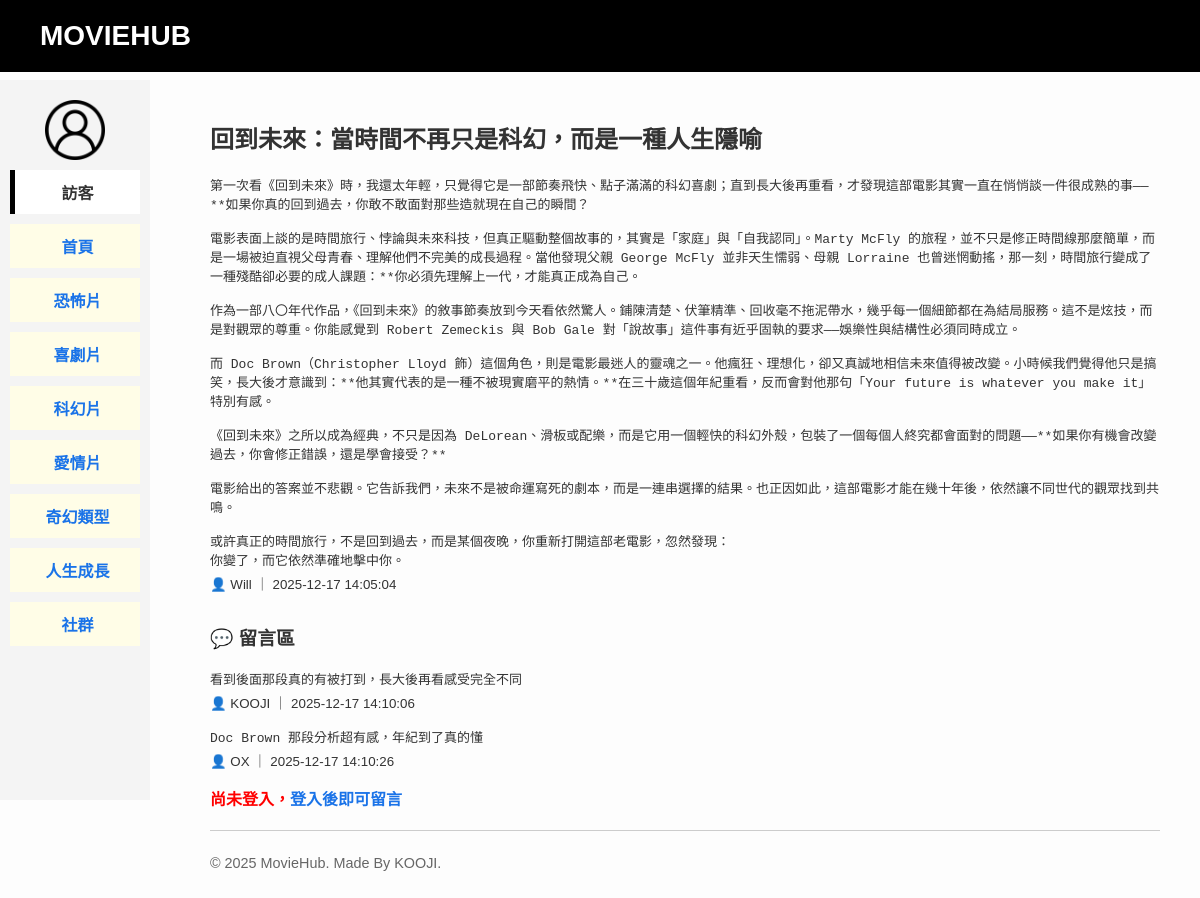
Screenshot of /community/post/2 with the database file from the repository.
### tables this page shows
CREATE TABLE community_posts (
                id INTEGER PRIMARY KEY AUTOINCREMENT,
                username TEXT NOT NULL,
                title TEXT NOT NULL,
                content TEXT NOT NULL,
                timestamp DATETIME DEFAULT CURRENT_TIMESTAMP
            );

CREATE TABLE community_comments (
                id INTEGER PRIMARY KEY AUTOINCREMENT,
                post_id INTEGER NOT NULL,
                username TEXT NOT NULL,
                comment TEXT NOT NULL,
                timestamp DATETIME DEFAULT CURRENT_TIMESTAMP,
                FOREIGN KEY (post_id) REFERENCES community_posts(id) ON DELETE CASCADE
            );

### main.py (the view, shortened to what this page needs)
@app.route("/community/post/<int:post_id>", methods=["GET", "POST"])
def community_post(post_id):
    post = None
    posts = db.get_all_community_posts()
    for p in posts:
        if p["id"] == post_id:
            post = p
            break
    if not post:
        return "<h2>找不到此貼文</h2>"
    comments = db.get_community_comments(post_id)
    return render_template(
        "community_post.html",post=post, comments=comments)

### database.py (called while the page is built)
    def get_community_comments(self, post_id):
        self.cursor.execute(
            'SELECT * FROM community_comments WHERE post_id = ? ORDER BY timestamp ASC',
            (post_id,)
        )
        return self.cursor.fetchall()

    def get_all_community_posts(self):
        self.cursor.execute(
            'SELECT * FROM community_posts ORDER BY timestamp DESC'
        )
        return self.cursor.fetchall()

### templates/community_post.html
{% extends "base.html" %}
{% block content %}
<div class="got-container">
    <div class="comment-item" style="margin-bottom: 30px;">
        <h2>{{ post['title'] }}</h2>
        <pre style="font-family: monospace; white-space: pre-wrap; margin-bottom: 5px;">
{{- post['content'] -}}
        </pre>
        <small>👤 {{ post['username'] }} ｜ {{ post['timestamp'] }}</small>
    </div>
    <h3>💬 留言區</h3>
    {% for comment in comments %}
        <div class="comment-item" style="margin-bottom: 15px;">
            <pre style="font-family: monospace; white-space: pre-wrap; margin-bottom: 5px;">
{{- comment['comment'] -}}
            </pre>
            <small>👤 {{ comment['username'] }} ｜ {{ comment['timestamp'] }}</small>
        </div>
    {% else %}
        <p>目前還沒有留言，成為第一個留言的人吧！</p>
    {% endfor %}
    {% if session.get('username') %}
        <form method="POST" style="margin-top: 20px;">
            <textarea
                name="comment"
                rows="4"
                placeholder="寫下你的留言..."
                required
                style="width: 100%; padding: 10px;"
            ></textarea>
            <button type="submit" style="margin-top: 10px;">留言</button>
        </form>
    {% else %}
        <p style="color:red; font-weight:bold;">
            尚未登入，<a href="{{ url_for('login') }}">登入後即可留言</a>
        </p>
    {% endif %}
</div>
{% endblock %}

### static/style.css (style rules this page uses)
body { font-family: sans-serif; margin: 0; padding: 0; background-color: #fdfdfd; color: #333; }
a { color: #1a73e8; text-decoration: none; }

### rows the page displays
community_posts: title "回到未來：當時間不再只是科幻，而是一種人生隱喻", content "第一次看《回到未來》時，我還太年輕，只覺得它是一部節奏飛快、點子滿滿的科幻喜劇；直到長大後再重看，才發現這部電影其實一直在悄悄談一件很成熟的事——**如果你真的回到過去，你敢不敢面對那些造就現在自己的瞬間？ 電影表面上談的是時間旅行、悖論與未來科技，但真正驅動整個故事的，其實是「家庭」與「自我認同」。Marty McFly 的旅程，並不只是修正時間線那麼簡單，而是一場被迫直視父母青春、理解他們不完美的成長過程。當他發現父親 George McFly 並非天生懦弱、母親 Lorraine 也曾迷惘動搖，那一刻，時間旅行變成了一種殘酷卻必要的成人課題：**你必須先理解上一代，才能真正成為自己。 作為一部八〇年代作品，《回到未來》的敘事節奏放到今天看依然驚人。鋪陳清楚、伏筆精準、回收毫不拖泥帶水，幾乎每一個細節都在為結局服務。這不是炫技，而是對觀眾的尊重。你能感覺到 Robert Zemeckis 與 Bob Gale 對「說故事」這件事有近乎固執的要求——娛樂性與結構性必須同時成立。 而 Doc Brown（Christopher Lloyd 飾）這個角色，則是電影最迷人的靈魂之一。他瘋狂、理想化，卻又真誠地相信未來值得被改變。小時候我們覺得他只是搞笑，長大後才意識到：**他其實代表的是一種不被現實磨平的熱情。**在三十歲這個年紀重看，反而會對他那句「Your future is whatever you make it」特別有感。 《回到未來》之所以成為經典，不只是因為…", username "Will", timestamp "2025-12-17 14:05:04"
community_comments: comment "看到後面那段真的有被打到，長大後再看感受完全不同", username "KOOJI", timestamp "2025-12-17 14:10:06"
community_comments: comment "Doc Brown 那段分析超有感，年紀到了真的懂", username "OX", timestamp "2025-12-17 14:10:26"
